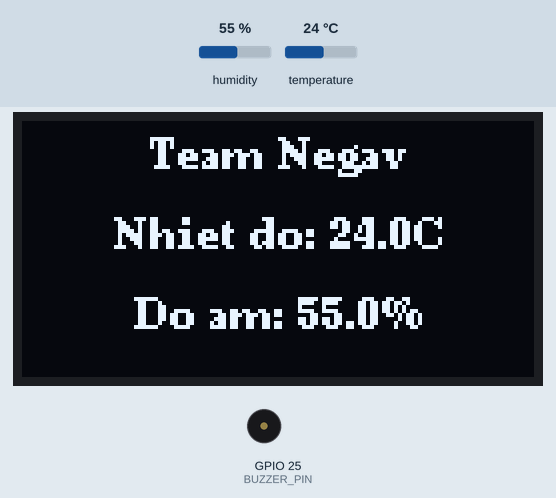
This sketch was run on a simulated ESP32. Parts: 128×64 one-colour display, buzzer (waves = sounding, pin HIGH). The inputs (shaded band) are chosen by the test bench; at power-on: temperature 24 °C, humidity 55 %. WiFi joins after 1.5 s; servers stay silent unless stated; what the sketch prints to the serial monitor is not drawn.

Above: at 4.4 s.
4.5 s: temperature set to 31 °C
At 8.8 s:
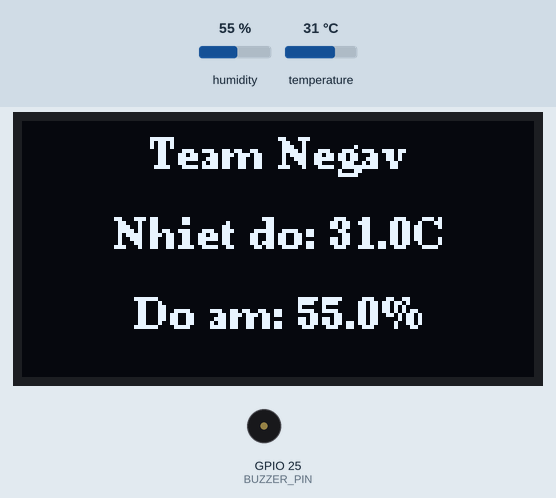
9.3 s: temperature set to 34 °C
At 11.98 s:
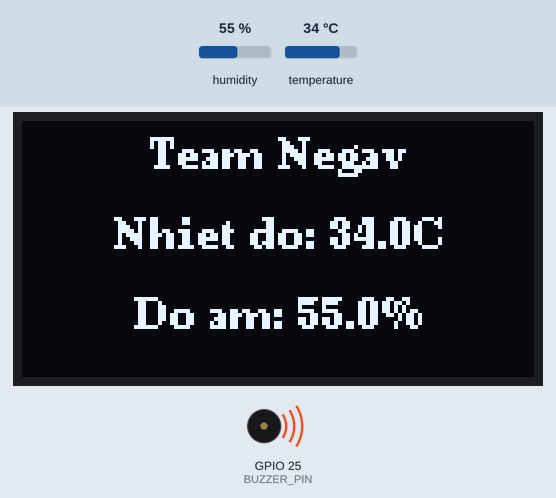
15.3 s: humidity set to 22 %
At 17.2 s:
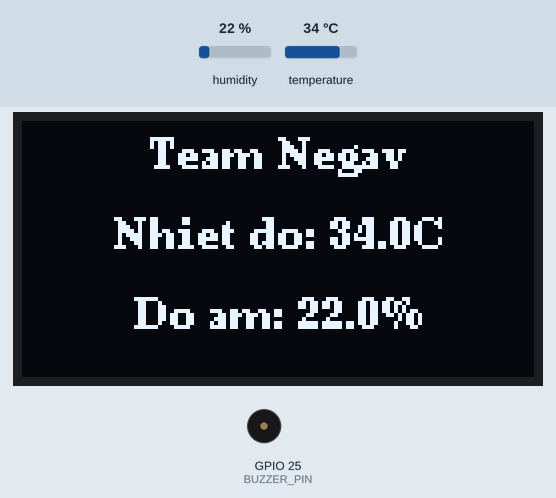
17.3 s: temperature set to 12 °C
At 20.3 s:
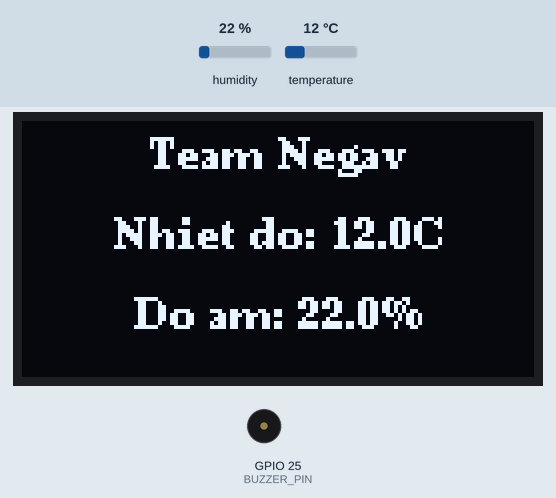
Timing chart, 0 to 21.8 s (numbered marks = the images above; inputs shaded):
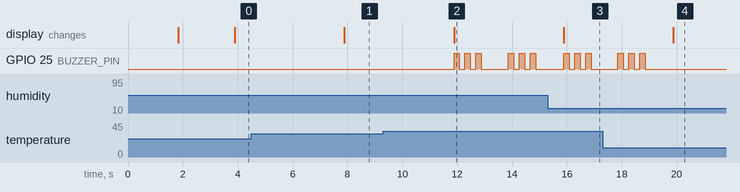

Measured:
- the behaviour switches between 32 and 33 °C on temperature (found by bisection; images 1 and 2)
- after the input at 4.5 s, the display: changes after 3.4 s (image 1)
- after the input at 9.3 s, GPIO 25 (BUZZER_PIN): LOW → HIGH after 2.6 s, → LOW 0.20 s later, → HIGH 0.20 s later, → LOW 0.20 s later, … (12 changes in this stretch); the display: changes after 2.6 s (image 2)
- after the input at 15.3 s, the display: changes after 0.58 s (image 3)
- after the input at 17.3 s, GPIO 25 (BUZZER_PIN): goes on until 18.9 s, then stays LOW; the display: changes after 2.6 s (image 4)

The sketch:

blynkapp.ino
```cpp
#define BLYNK_TEMPLATE_ID "TMPL61s9TVlbR"
#define BLYNK_TEMPLATE_NAME "Do am nhiet do"
#define BLYNK_AUTH_TOKEN "HW1vi9X4QtapGv_bmB4OCXFY7Y7JiENh"

#include <Wire.h>
#include <U8g2lib.h>
#include <DHT.h>
#include <WiFi.h>
#include <ESP_Mail_Client.h>
#include <BlynkSimpleEsp32.h>

// Cấu hình WiFi
#define WIFI_SSID "Digapdeha"
#define WIFI_PASSWORD "1234678910"

// Cấu hình Gmail
#define SMTP_HOST "smtp.gmail.com"
#define SMTP_PORT 465
#define AUTHOR_EMAIL "duongkhoi190504@gmail.com"
#define AUTHOR_PASSWORD "mbzt teut tyki zupd"
#define RECIPIENT_EMAIL "22521583@gm.uit.edu.vn"

// Cấu hình chân GPIO
#define DHT11_PIN 23
#define BUZZER_PIN 25

// Ngưỡng nhiệt độ
#define TEMP_THRESHOLD 32.5

// Thời gian giữa các lần gửi email cảnh báo (milliseconds)
#define EMAIL_ALERT_INTERVAL 60000

// Khởi tạo màn hình SH1106 với giao tiếp I2C
U8G2_SH1106_128X64_NONAME_F_HW_I2C oled(U8G2_R0, /* reset=*/U8X8_PIN_NONE);

DHT dht11(DHT11_PIN, DHT11);
SMTPSession smtp;
BlynkTimer timer;
String temperature;
String humidity;

// Biến để kiểm soát việc gửi email
unsigned long lastEmailTime = 0;
bool isEmailSending = false;

// Hàm kết nối lại WiFi nếu mất kết nối
void reconnectWiFi() {
  if (WiFi.status() != WL_CONNECTED) {
    Serial.println("Mất kết nối WiFi. Đang kết nối lại...");
    WiFi.disconnect();
    WiFi.reconnect();

    unsigned long startAttemptTime = millis();
    while (WiFi.status() != WL_CONNECTED) {
      delay(500);
      Serial.print(".");

      if (millis() - startAttemptTime > 20000) {
        Serial.println("\nKhông thể kết nối WiFi. Khởi động lại...");
        ESP.restart();
      }
    }
    Serial.println("\nĐã kết nối WiFi");
  }
}

// Callback hàm gửi email
void smtpCallback(SMTP_Status status) {
  Serial.println(status.info());
  if (status.success()) {
    Serial.println("Email gửi thành công!");
    lastEmailTime = millis();
  }
}

// Hàm gửi email cảnh báo
void sendTemperatureAlert(float temperature) {
  if (millis() - lastEmailTime < EMAIL_ALERT_INTERVAL) {
    return;
  }

  reconnectWiFi();

  if (isEmailSending) return;
  isEmailSending = true;

  smtp.debug(1);

  ESP_Mail_Session session;
  session.server.host_name = SMTP_HOST;
  session.server.port = SMTP_PORT;
  session.login.email = AUTHOR_EMAIL;
  session.login.password = AUTHOR_PASSWORD;
  session.login.user_domain = "";

  SMTP_Message message;
  message.sender.name = "Hệ Thống Giám Sát Nhiệt Độ";
  message.sender.email = AUTHOR_EMAIL;
  message.subject = "CẢNH BÁO: Nhiệt Độ Cao";

  String textMsg = "CẢNH BÁO: Nhiệt độ hiện tại là " + String(temperature, 1) + "°C - Đã vượt quá ngưỡng an toàn!";
  message.text.content = textMsg.c_str();
  message.addRecipient("Người Nhận", RECIPIENT_EMAIL);

  if (!smtp.connect(&session)) {
    Serial.println("Lỗi kết nối SMTP: " + smtp.errorReason());
    isEmailSending = false;
    return;
  }

  if (!MailClient.sendMail(&smtp, &message, smtpCallback)) {
    Serial.println("Lỗi gửi email");
  }

  isEmailSending = false;
}

// Hàm điều khiển Buzzer cảnh báo
void buzzThreeBeeps() {
  for (int i = 0; i < 3; i++) {
    digitalWrite(BUZZER_PIN, HIGH);
    delay(200);
    digitalWrite(BUZZER_PIN, LOW);
    delay(200);
  }
}

// Hiển thị dữ liệu trên OLED
void oledDisplayCenter(String temperature, String humidity) {
  oled.clearBuffer();

  String title = "Team Negav";
  int16_t x = (128 - oled.getStrWidth(title.c_str())) / 2;
  oled.setCursor(x > 0 ? x : 0, 12);
  oled.print(title.c_str());

  String tempText = "Nhiet do: " + temperature;
  oled.setCursor((128 - oled.getStrWidth(tempText.c_str())) / 2, 32);
  oled.print(tempText.c_str());

  String humText = "Do am: " + humidity;
  oled.setCursor((128 - oled.getStrWidth(humText.c_str())) / 2, 52);
  oled.print(humText.c_str());

  oled.sendBuffer();
}

// Hàm đọc cảm biến và gửi dữ liệu đến Blynk
void sendSensorData() {
  float humi = dht11.readHumidity();
  float tempC = dht11.readTemperature();

  if (isnan(humi) || isnan(tempC)) {
    Serial.println("Lỗi đọc cảm biến!");
    return;
  }

  Blynk.virtualWrite(V0, tempC);
  Blynk.virtualWrite(V1, humi);

  temperature = String(tempC, 1) + String((char)176) + "C";
  humidity = String(humi, 1) + "%";

  oledDisplayCenter(temperature, humidity);

  if (tempC >= TEMP_THRESHOLD) {
    buzzThreeBeeps();
    sendTemperatureAlert(tempC);
  }
}

void setup() {
  Serial.begin(9600);

  WiFi.begin(WIFI_SSID, WIFI_PASSWORD);
  while (WiFi.status() != WL_CONNECTED) {
    delay(500);
    Serial.print(".");
  }
  Serial.println("\nĐã kết nối WiFi");

  Blynk.begin(BLYNK_AUTH_TOKEN, WIFI_SSID, WIFI_PASSWORD);

  oled.begin();
  oled.clearBuffer();
  oled.setFont(u8g2_font_ncenB08_tr);

  dht11.begin();

  pinMode(BUZZER_PIN, OUTPUT);
  digitalWrite(BUZZER_PIN, LOW);

  timer.setInterval(2000L, sendSensorData);
}

void loop() {
  reconnectWiFi();
  Blynk.run();
  timer.run();
}
```
